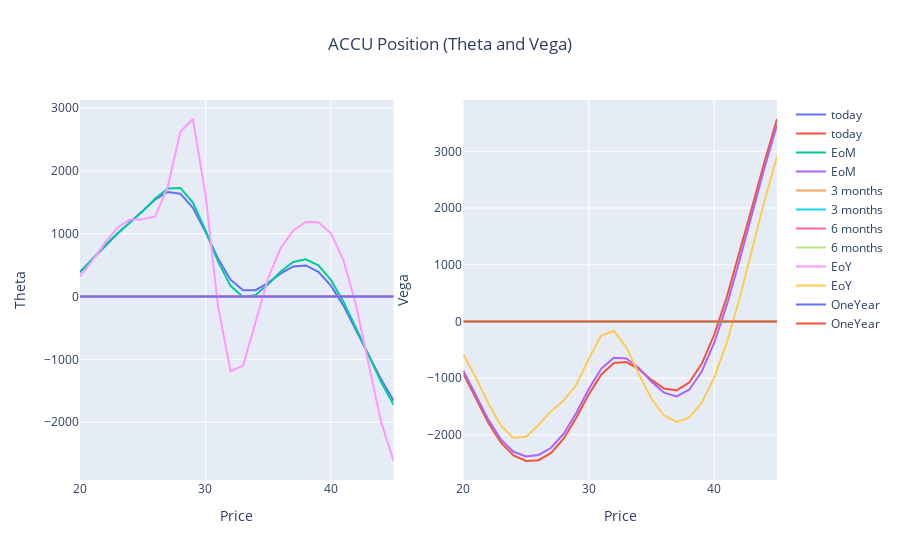

Notebook cell for this chart:
### Code cell
fig = make_subplots(rows=1, cols=2)
for i in range(0,len(fig_d.data)):
    fig.add_trace(fig_t.data[i], row=1, col=1)
    fig.add_trace(fig_v.data[i], row=1, col=2)

fig.update_layout(title={'text': 'ACCU Position (Theta and Vega)','x': 0.5,'xanchor': 'center'})

fig.update_xaxes(title_text="Price", row=1, col=1)
fig.update_yaxes(title_text="Theta", row=1, col=1)
fig.update_xaxes(title_text="Price", row=1, col=2)
fig.update_yaxes(title_text="Vega", row=1, col=2)

fig.show()

### Figure 1 — Plotly figure (JSON) as saved in the notebook; plotly's stock layout.template omitted (floating-point values rounded to 4 significant figures)
{"data": [{"name": "today", "type": "scatter", "x": [20, 21, 22, 23, 24, 25, 26, 27, 28, 29, 30, 31, 32, 33, 34, 35, 36, 37, 38, 39, 40, 41, 42, 43, 44, 45], "xaxis": "x", "y": [392.7, 600.1, 811.0, 1004.0, 1183.0, 1364.0, 1544.0, 1664.0, 1636.0, 1412.0, 1029.0, 604.7, 268.5, 99.52, 101.2, 217.6, 368.4, 478.6, 495.6, 393.9, 173.6, -144.4, -525.3, -928.4, -1315.0, -1656.0], "yaxis": "y"}, {"name": "today", "type": "scatter", "x": [20, 21, 22, 23, 24, 25, 26, 27, 28, 29, 30, 31, 32, 33, 34, 35, 36, 37, 38, 39, 40, 41, 42, 43, 44, 45], "xaxis": "x2", "y": [-921.6, -1361.0, -1791.0, -2140.0, -2364.0, -2462.0, -2447.0, -2319.0, -2064.0, -1697.0, -1286.0, -935.2, -734.6, -716.5, -843.8, -1032.0, -1184.0, -1217.0, -1078.0, -747.4, -234.0, 429.1, 1194.0, 2005.0, 2812.0, 3570.0], "yaxis": "y2"}, {"name": "EoM", "type": "scatter", "x": [20, 21, 22, 23, 24, 25, 26, 27, 28, 29, 30, 31, 32, 33, 34, 35, 36, 37, 38, 39, 40, 41, 42, 43, 44, 45], "xaxis": "x", "y": [384.2, 598.1, 815.5, 1009.0, 1179.0, 1359.0, 1559.0, 1721.0, 1728.0, 1496.0, 1058.0, 559.0, 170.0, -7.577, 25.7, 194.4, 398.2, 549.7, 591.2, 495.9, 264.1, -80.81, -498.8, -941.1, -1361.0, -1724.0], "yaxis": "y"}, {"name": "EoM", "type": "scatter", "x": [20, 21, 22, 23, 24, 25, 26, 27, 28, 29, 30, 31, 32, 33, 34, 35, 36, 37, 38, 39, 40, 41, 42, 43, 44, 45], "xaxis": "x2", "y": [-867.2, -1304.0, -1737.0, -2085.0, -2299.0, -2381.0, -2355.0, -2228.0, -1981.0, -1614.0, -1193.0, -832.2, -639.5, -652.1, -825.6, -1063.0, -1258.0, -1322.0, -1205.0, -885.7, -375.7, 291.2, 1065.0, 1888.0, 2704.0, 3467.0], "yaxis": "y2"}, {"name": "3 months", "type": "scatter", "x": [20, 21, 22, 23, 24, 25, 26, 27, 28, 29, 30, 31, 32, 33, 34, 35, 36, 37, 38, 39, 40, 41, 42, 43, 44, 45], "xaxis": "x", "y": [0, 0, 0, 0, 0, 0, 0, 0, 0, 0, 0, 0, 0, 0, 0, 0, 0, 0, 0, 0, 0, 0, 0, 0, 0, 0], "yaxis": "y"}, {"name": "3 months", "type": "scatter", "x": [20, 21, 22, 23, 24, 25, 26, 27, 28, 29, 30, 31, 32, 33, 34, 35, 36, 37, 38, 39, 40, 41, 42, 43, 44, 45], "xaxis": "x2", "y": [0, 0, 0, 0, 0, 0, 0, 0, 0, 0, 0, 0, 0, 0, 0, 0, 0, 0, 0, 0, 0, 0, 0, 0, 0, 0], "yaxis": "y2"}, {"name": "6 months", "type": "scatter", "x": [20, 21, 22, 23, 24, 25, 26, 27, 28, 29, 30, 31, 32, 33, 34, 35, 36, 37, 38, 39, 40, 41, 42, 43, 44, 45], "xaxis": "x", "y": [0, 0, 0, 0, 0, 0, 0, 0, 0, 0, 0, 0, 0, 0, 0, 0, 0, 0, 0, 0, 0, 0, 0, 0, 0, 0], "yaxis": "y"}, {"name": "6 months", "type": "scatter", "x": [20, 21, 22, 23, 24, 25, 26, 27, 28, 29, 30, 31, 32, 33, 34, 35, 36, 37, 38, 39, 40, 41, 42, 43, 44, 45], "xaxis": "x2", "y": [0, 0, 0, 0, 0, 0, 0, 0, 0, 0, 0, 0, 0, 0, 0, 0, 0, 0, 0, 0, 0, 0, 0, 0, 0, 0], "yaxis": "y2"}, {"name": "EoY", "type": "scatter", "x": [20, 21, 22, 23, 24, 25, 26, 27, 28, 29, 30, 31, 32, 33, 34, 35, 36, 37, 38, 39, 40, 41, 42, 43, 44, 45], "xaxis": "x", "y": [321.9, 574.5, 856.7, 1098.0, 1228.0, 1229.0, 1274.0, 1753.0, 2622.0, 2825.0, 1624.0, -153.8, -1189.0, -1098.0, -405.1, 293.8, 772.5, 1052.0, 1186.0, 1184.0, 1006.0, 580.8, -139.9, -1077.0, -1994.0, -2617.0], "yaxis": "y"}, {"name": "EoY", "type": "scatter", "x": [20, 21, 22, 23, 24, 25, 26, 27, 28, 29, 30, 31, 32, 33, 34, 35, 36, 37, 38, 39, 40, 41, 42, 43, 44, 45], "xaxis": "x2", "y": [-582.2, -990.7, -1447.0, -1839.0, -2054.0, -2034.0, -1825.0, -1582.0, -1394.0, -1118.0, -659.1, -245.9, -168.7, -461.5, -931.1, -1368.0, -1661.0, -1773.0, -1697.0, -1434.0, -989.5, -373.1, 392.5, 1254.0, 2122.0, 2905.0], "yaxis": "y2"}, {"name": "OneYear", "type": "scatter", "x": [20, 21, 22, 23, 24, 25, 26, 27, 28, 29, 30, 31, 32, 33, 34, 35, 36, 37, 38, 39, 40, 41, 42, 43, 44, 45], "xaxis": "x", "y": [0, 0, 0, 0, 0, 0, 0, 0, 0, 0, 0, 0, 0, 0, 0, 0, 0, 0, 0, 0, 0, 0, 0, 0, 0, 0], "yaxis": "y"}, {"name": "OneYear", "type": "scatter", "x": [20, 21, 22, 23, 24, 25, 26, 27, 28, 29, 30, 31, 32, 33, 34, 35, 36, 37, 38, 39, 40, 41, 42, 43, 44, 45], "xaxis": "x2", "y": [0, 0, 0, 0, 0, 0, 0, 0, 0, 0, 0, 0, 0, 0, 0, 0, 0, 0, 0, 0, 0, 0, 0, 0, 0, 0], "yaxis": "y2"}], "layout": {"title": {"text": "ACCU Position (Theta and Vega)", "x": 0.5, "xanchor": "center"}, "xaxis": {"anchor": "y", "domain": [0, 0.45], "title": {"text": "Price"}}, "xaxis2": {"anchor": "y2", "domain": [0.55, 1], "title": {"text": "Price"}}, "yaxis": {"anchor": "x", "domain": [0, 1], "title": {"text": "Theta"}}, "yaxis2": {"anchor": "x2", "domain": [0, 1], "title": {"text": "Vega"}}}}
